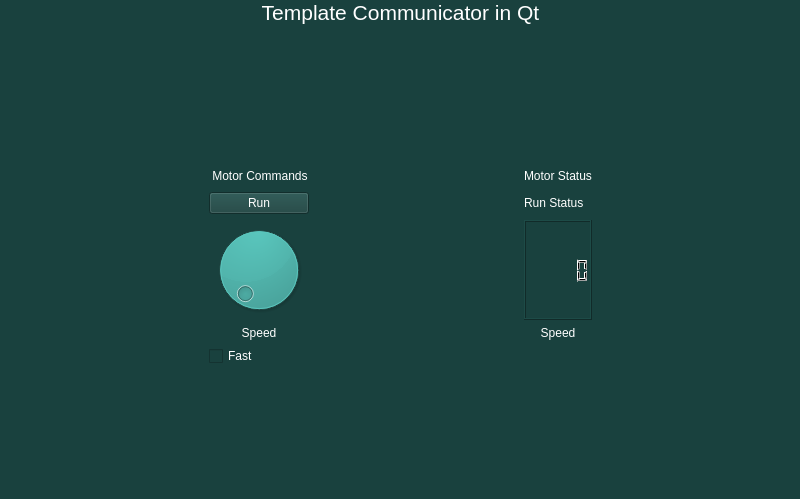
<?xml version="1.0" encoding="UTF-8"?>
<ui version="4.0">
 <class>MainWindow</class>
 <widget class="QMainWindow" name="MainWindow">
  <property name="geometry">
   <rect>
    <x>0</x>
    <y>0</y>
    <width>800</width>
    <height>499</height>
   </rect>
  </property>
  <property name="windowTitle">
   <string>Template Communicator in Qt</string>
  </property>
  <property name="windowIcon">
   <iconset theme="face-smile-big">
    <normaloff>.</normaloff>.</iconset>
  </property>
  <property name="autoFillBackground">
   <bool>false</bool>
  </property>
  <property name="styleSheet">
   <string notr="true">background-color: rgb(25, 65, 62);</string>
  </property>
  <widget class="QWidget" name="centralwidget">
   <widget class="QWidget" name="verticalLayoutWidget">
    <property name="geometry">
     <rect>
      <x>0</x>
      <y>0</y>
      <width>801</width>
      <height>501</height>
     </rect>
    </property>
    <layout class="QVBoxLayout" name="verticalLayout">
     <item>
      <widget class="QLabel" name="label">
       <property name="font">
        <font>
         <pointsize>16</pointsize>
        </font>
       </property>
       <property name="styleSheet">
        <string notr="true">color: rgb(255, 255, 255);</string>
       </property>
       <property name="text">
        <string>Template Communicator in Qt</string>
       </property>
       <property name="alignment">
        <set>Qt::AlignCenter</set>
       </property>
      </widget>
     </item>
     <item>
      <spacer name="verticalSpacer">
       <property name="orientation">
        <enum>Qt::Vertical</enum>
       </property>
       <property name="sizeHint" stdset="0">
        <size>
         <width>20</width>
         <height>40</height>
        </size>
       </property>
      </spacer>
     </item>
     <item>
      <layout class="QGridLayout" name="gridLayout">
       <item row="7" column="1">
        <widget class="QLabel" name="label_3">
         <property name="layoutDirection">
          <enum>Qt::LeftToRight</enum>
         </property>
         <property name="autoFillBackground">
          <bool>false</bool>
         </property>
         <property name="styleSheet">
          <string notr="true">color: rgb(255, 255, 255);</string>
         </property>
         <property name="text">
          <string>Speed</string>
         </property>
         <property name="alignment">
          <set>Qt::AlignCenter</set>
         </property>
        </widget>
       </item>
       <item row="5" column="1">
        <widget class="QPushButton" name="cmdMotorRun">
         <property name="styleSheet">
          <string notr="true">color: rgb(255, 255, 255);</string>
         </property>
         <property name="text">
          <string>Run</string>
         </property>
         <property name="checkable">
          <bool>true</bool>
         </property>
        </widget>
       </item>
       <item row="6" column="3">
        <widget class="QLCDNumber" name="stsMotorSpeed"/>
       </item>
       <item row="3" column="0">
        <spacer name="horizontalSpacer_3">
         <property name="orientation">
          <enum>Qt::Horizontal</enum>
         </property>
         <property name="sizeHint" stdset="0">
          <size>
           <width>40</width>
           <height>20</height>
          </size>
         </property>
        </spacer>
       </item>
       <item row="8" column="1">
        <widget class="QCheckBox" name="cmdMotorFast">
         <property name="styleSheet">
          <string notr="true">color: rgb(255, 255, 255);</string>
         </property>
         <property name="text">
          <string>Fast</string>
         </property>
        </widget>
       </item>
       <item row="3" column="4">
        <spacer name="horizontalSpacer_2">
         <property name="orientation">
          <enum>Qt::Horizontal</enum>
         </property>
         <property name="sizeHint" stdset="0">
          <size>
           <width>40</width>
           <height>20</height>
          </size>
         </property>
        </spacer>
       </item>
       <item row="3" column="3">
        <widget class="QLabel" name="label_4">
         <property name="styleSheet">
          <string notr="true">color: rgb(255, 255, 255);</string>
         </property>
         <property name="text">
          <string>Motor Status</string>
         </property>
        </widget>
       </item>
       <item row="3" column="1">
        <widget class="QLabel" name="label_2">
         <property name="styleSheet">
          <string notr="true">color: rgb(255, 255, 255);</string>
         </property>
         <property name="text">
          <string> Motor Commands</string>
         </property>
        </widget>
       </item>
       <item row="6" column="1">
        <widget class="QDial" name="cmdMotorSpeed"/>
       </item>
       <item row="7" column="3">
        <widget class="QLabel" name="label_5">
         <property name="layoutDirection">
          <enum>Qt::LeftToRight</enum>
         </property>
         <property name="autoFillBackground">
          <bool>false</bool>
         </property>
         <property name="styleSheet">
          <string notr="true">color: rgb(255, 255, 255);</string>
         </property>
         <property name="text">
          <string>Speed</string>
         </property>
         <property name="alignment">
          <set>Qt::AlignCenter</set>
         </property>
        </widget>
       </item>
       <item row="3" column="2">
        <spacer name="horizontalSpacer">
         <property name="orientation">
          <enum>Qt::Horizontal</enum>
         </property>
         <property name="sizeHint" stdset="0">
          <size>
           <width>40</width>
           <height>20</height>
          </size>
         </property>
        </spacer>
       </item>
       <item row="5" column="3">
        <widget class="QLabel" name="stsMotorRun">
         <property name="styleSheet">
          <string notr="true">color: rgb(255, 255, 255);</string>
         </property>
         <property name="text">
          <string>Run Status</string>
         </property>
        </widget>
       </item>
      </layout>
     </item>
     <item>
      <spacer name="verticalSpacer_2">
       <property name="orientation">
        <enum>Qt::Vertical</enum>
       </property>
       <property name="sizeHint" stdset="0">
        <size>
         <width>20</width>
         <height>40</height>
        </size>
       </property>
      </spacer>
     </item>
    </layout>
   </widget>
  </widget>
 </widget>
 <resources/>
 <connections/>
</ui>
